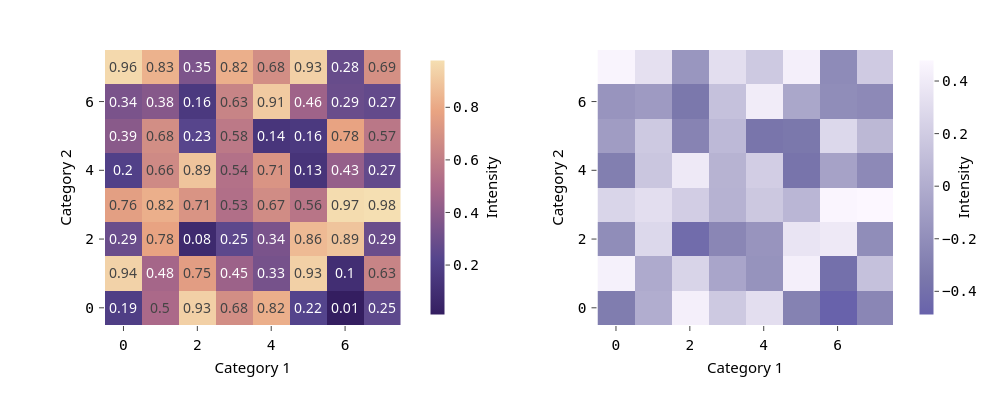

Here is the notebook cell this chart was saved with:
### Markdown cell above
## 2. Heatmaps with Plotly

### Code cell
random_data = np.round(np.random.rand(8, 8), 2)

magma_colorscale = apc.gradients.magma.to_plotly_colorscale()
purples_colorscale = apc.gradients.purples.to_plotly_colorscale()

colorbar_styles = apc.plotly.get_arcadia_styles()["coloraxis"]["colorbar"]

fig = make_subplots(1, 2, horizontal_spacing=0.25)
fig.add_trace(
    go.Heatmap(
        z=random_data,
        colorscale=magma_colorscale,
        colorbar=dict(
            x=0.4,
            **colorbar_styles,
            title_text="Intensity",
        ),
        showscale=True,
        text=random_data,
        texttemplate="%{text}",
    ),
    1,
    1,
)
fig.add_trace(
    go.Heatmap(
        z=random_data - 0.5,
        colorscale=purples_colorscale,
        colorbar=dict(
            **colorbar_styles,
            title_text="Intensity",
        ),
    ),
    1,
    2,
)

for i in [1, 2]:
    fig.update_xaxes(title_text="Category 1", row=1, col=i)
    fig.update_yaxes(title_text="Category 2", row=1, col=i)
    apc.plotly.hide_axis_lines(fig, row=1, col=i)
    apc.plotly.set_ticklabel_monospaced(fig, row=1, col=i)

apc.plotly.set_figure_dimensions(fig, "full_wide")

fig.show()

### Figure 1 — Plotly figure (JSON) as saved in the notebook; plotly's stock layout.template omitted (floating-point values rounded to 4 significant figures; data arrays with more than 128 entries replaced by an {"elided": "..."} marker saying what was removed)
{"data": [{"colorbar": {"outlinecolor": "white", "thickness": 15, "tickfont": {"family": "AtkinsonHyperlegibleMono, Atkinson Hyperlegible Mono, DejaVu Sans Mono, monospace", "size": 14.5}, "ticks": "outside", "title": {"font": {"family": "AtkinsonHyperlegibleNext-Medium, Atkinson Hyperlegible Next, NotoSans-Medium, Noto Sans, DejaVu Sans, sans-serif", "size": 15}, "side": "right", "text": "Intensity"}, "x": 0.4}, "colorscale": {"elided": "256x2 mixed values"}, "showscale": true, "text": [[0.19, 0.5, 0.93, 0.68, 0.82, 0.22, 0.01, 0.25], [0.94, 0.48, 0.75, 0.45, 0.33, 0.93, 0.1, 0.63], [0.29, 0.78, 0.08, 0.25, 0.34, 0.86, 0.89, 0.29], [0.76, 0.82, 0.71, 0.53, 0.67, 0.56, 0.97, 0.98], [0.2, 0.66, 0.89, 0.54, 0.71, 0.13, 0.43, 0.27], [0.39, 0.68, 0.23, 0.58, 0.14, 0.16, 0.78, 0.57], [0.34, 0.38, 0.16, 0.63, 0.91, 0.46, 0.29, 0.27], [0.96, 0.83, 0.35, 0.82, 0.68, 0.93, 0.28, 0.69]], "texttemplate": "%{text}", "type": "heatmap", "xaxis": "x", "yaxis": "y", "z": [[0.19, 0.5, 0.93, 0.68, 0.82, 0.22, 0.01, 0.25], [0.94, 0.48, 0.75, 0.45, 0.33, 0.93, 0.1, 0.63], [0.29, 0.78, 0.08, 0.25, 0.34, 0.86, 0.89, 0.29], [0.76, 0.82, 0.71, 0.53, 0.67, 0.56, 0.97, 0.98], [0.2, 0.66, 0.89, 0.54, 0.71, 0.13, 0.43, 0.27], [0.39, 0.68, 0.23, 0.58, 0.14, 0.16, 0.78, 0.57], [0.34, 0.38, 0.16, 0.63, 0.91, 0.46, 0.29, 0.27], [0.96, 0.83, 0.35, 0.82, 0.68, 0.93, 0.28, 0.69]]}, {"colorbar": {"outlinecolor": "white", "thickness": 15, "tickfont": {"family": "AtkinsonHyperlegibleMono, Atkinson Hyperlegible Mono, DejaVu Sans Mono, monospace", "size": 14.5}, "ticks": "outside", "title": {"font": {"family": "AtkinsonHyperlegibleNext-Medium, Atkinson Hyperlegible Next, NotoSans-Medium, Noto Sans, DejaVu Sans, sans-serif", "size": 15}, "side": "right", "text": "Intensity"}}, "colorscale": {"elided": "256x2 mixed values"}, "type": "heatmap", "xaxis": "x2", "yaxis": "y2", "z": [[-0.31, 0.0, 0.43, 0.18, 0.32, -0.28, -0.49, -0.25], [0.44, -0.02, 0.25, -0.05, -0.17, 0.43, -0.4, 0.13], [-0.21, 0.28, -0.42, -0.25, -0.16, 0.36, 0.39, -0.21], [0.26, 0.32, 0.21, 0.03, 0.17, 0.06, 0.47, 0.48], [-0.3, 0.16, 0.39, 0.04, 0.21, -0.37, -0.07, -0.23], [-0.11, 0.18, -0.27, 0.08, -0.36, -0.34, 0.28, 0.07], [-0.16, -0.12, -0.34, 0.13, 0.41, -0.04, -0.21, -0.23], [0.46, 0.33, -0.15, 0.32, 0.18, 0.43, -0.22, 0.19]]}], "layout": {"height": 420, "width": 1000, "xaxis": {"anchor": "y", "domain": [0.0, 0.375], "showline": false, "tickfont": {"family": "AtkinsonHyperlegibleMono, Atkinson Hyperlegible Mono, DejaVu Sans Mono, monospace", "size": 14.5}, "title": {"text": "Category 1"}}, "xaxis2": {"anchor": "y2", "domain": [0.625, 1.0], "showline": false, "tickfont": {"family": "AtkinsonHyperlegibleMono, Atkinson Hyperlegible Mono, DejaVu Sans Mono, monospace", "size": 14.5}, "title": {"text": "Category 1"}}, "yaxis": {"anchor": "x", "domain": [0.0, 1.0], "showline": false, "tickfont": {"family": "AtkinsonHyperlegibleMono, Atkinson Hyperlegible Mono, DejaVu Sans Mono, monospace", "size": 14.5}, "title": {"text": "Category 2"}}, "yaxis2": {"anchor": "x2", "domain": [0.0, 1.0], "showline": false, "tickfont": {"family": "AtkinsonHyperlegibleMono, Atkinson Hyperlegible Mono, DejaVu Sans Mono, monospace", "size": 14.5}, "title": {"text": "Category 2"}}}}
